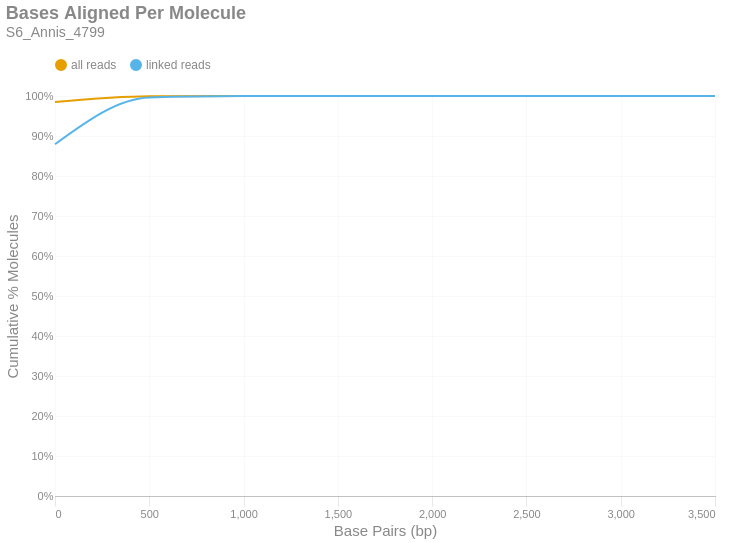

The notebook cell this image was saved under:
### Markdown cell above
### Bases Aligned Per Molecule
This is a cumulative frequency distribution showing the number of base pairs aligned per unique molecule. These data are shown in 500 bp bins. There are two distributions: one with `all reads` (yellow) and another with only `linked reads` (blue). The percent of molecules in the `linked reads` distribution is relative to the total number of linked molecules.

### Code cell
if SKIPLR:
    print_html(f"Skipped")
else:
    binned_df = consolidated_hist(valids['aligned_bp'], mask, 500, True)
    with SafeRender(binned_df):
        (
            density_plot(binned_df, 'Bases Aligned Per Molecule', samplename, 'basesper')
            .encode(
                x=alt.X('bin:Q', title="Base Pairs (bp)").axis(tickMinStep=500).scale(padding=0),
                y=alt.Y('value:Q', title='Cumulative % Molecules')
                    .axis(format='%')
                    .scale(domain = [0,1])
                    .stack(False),
                color=alt.Color("key:N").scale(domain = ["all reads", "linked reads"]),
                tooltip = [
                    alt.Tooltip("key:N", title = "Data Type"),
                    alt.Tooltip("range_label:N", title="Bases Aligned Per Molecule"),
                    alt.Tooltip("value:Q", format = ".2%", title="% Molecules (Cum.)")
                ]
            )
        ).display()

### Figure 1 — Vega-Lite specification as saved in the notebook (floating-point values rounded to 4 significant figures)
{"width": "container", "height": 400, "config": {"title": {"anchor": "start", "dy": -15, "fontSize": 18, "color": "#888888", "subtitleColor": "#888888", "subtitleFontSize": 14}, "arc": {"fill": "#0072B2"}, "axis": {"domainColor": "#888888", "domainWidth": 0.5, "gridWidth": 0.2, "grid": false, "titleFontWeight": 400, "titleFontSize": 15, "labelFontSize": 11, "labelColor": "#888888", "tickColor": "#888888", "tickWidth": 0.2, "titleColor": "#888888"}, "axisBand": {"grid": false}, "axisX": {"grid": true, "tickSize": 10, "domainCap": "round"}, "axisY": {"domain": false, "grid": true, "tickSize": 0, "domainCap": "round"}, "background": "transparent", "header": {"labelFontSize": 15, "labelColor": "#888888", "titleFontSize": 15, "titleFontWeight": 600, "titleColor": "#888888"}, "legend": {"labelFont": "sans-serif", "labelFontSize": 12, "labelColor": "#888888", "symbolSize": 100, "symbolType": "circle", "titleFontSize": 12, "titlePadding": 10, "titleColor": "#888888", "title": null, "orient": "top"}, "range": {"category": ["#E69F00", "#56B4E9", "#009E73", "#F0E442", "#0072B2", "#D55E00", "#CC79A7", "#000000"], "diverging": ["#cfe8f3", "#a2d4ec", "#73bfe2", "#46abdb", "#1696d2", "#12719e"]}, "area": {"fill": "#0072B2", "fillOpacity": 0.7, "line": true, "strokeOpacity": 0.7}, "line": {"color": "#0072B2", "stroke": "#0072B2", "strokeWidth": 2}, "trail": {"color": "#0072B2", "stroke": "#0072B2", "strokeWidth": 0, "size": 1}, "point": {"filled": true, "fillOpacity": 1.0, "size": 95}, "text": {"color": "#888888", "fontSize": 11, "align": "right", "fontWeight": 400, "size": 11}, "bar": {"fill": "#0072B2", "stroke": null}, "view": {"stroke": null, "continuousWidth": 660, "continuousHeight": 400}}, "data": {"name": "data-925157ba5eec05ae50e8cf0f8257e22b"}, "mark": {"type": "line", "interpolate": "monotone", "point": {"opacity": 0, "size": 275}}, "encoding": {"color": {"field": "key", "scale": {"domain": ["all reads", "linked reads"]}, "type": "nominal"}, "tooltip": [{"field": "key", "title": "Data Type", "type": "nominal"}, {"field": "range_label", "title": "Bases Aligned Per Molecule", "type": "nominal"}, {"field": "value", "format": ".2%", "title": "% Molecules (Cum.)", "type": "quantitative"}], "x": {"axis": {"tickMinStep": 500}, "field": "bin", "scale": {"padding": 0}, "title": "Base Pairs (bp)", "type": "quantitative"}, "y": {"axis": {"format": "%"}, "field": "value", "scale": {"domain": [0, 1]}, "stack": false, "title": "Cumulative % Molecules", "type": "quantitative"}}, "params": [{"name": "param_c36ac31b6afebe62", "select": {"type": "point", "fields": ["key"]}, "bind": "legend"}], "title": {"text": "Bases Aligned Per Molecule", "subtitle": "S6_Annis_4799"}, "transform": [{"fold": ["all reads (cumsum)", "linked reads (cumsum)"]}, {"calculate": "replace(datum.key, ' (cumsum)', '')", "as": "key"}, {"filter": {"param": "param_c36ac31b6afebe62"}}], "usermeta": {"embedOptions": {"downloadFileName": "S6_Annis_4799.basesper"}}, "$schema": "https://vega.github.io/schema/vega-lite/v6.1.0.json", "datasets": {"data-925157ba5eec05ae50e8cf0f8257e22b": [{"bin": "0.0", "interval": "0.0-500.0", "all reads": 0.985, "linked reads": 0.8795, "all reads (cumsum)": 0.985, "linked reads (cumsum)": 0.8795, "range_label": "0-499"}, {"bin": "500.0", "interval": "500.0-1000.0", "all reads": 0.01454, "linked reads": 0.1168, "all reads (cumsum)": 0.9996, "linked reads (cumsum)": 0.9963, "range_label": "500-999"}, {"bin": "1000.0", "interval": "1000.0-1500.0", "all reads": 0.0004209, "linked reads": 0.003491, "all reads (cumsum)": 1.0, "linked reads (cumsum)": 0.9998, "range_label": "1000-1499"}, {"bin": "1500.0", "interval": "1500.0-2000.0", "all reads": 2.193e-05, "linked reads": 0.0001903, "all reads (cumsum)": 1.0, "linked reads (cumsum)": 1.0, "range_label": "1500-1999"}, {"bin": "2000.0", "interval": "2000.0-2500.0", "all reads": 3.491e-06, "linked reads": 3.106e-05, "all reads (cumsum)": 1.0, "linked reads (cumsum)": 1.0, "range_label": "2000-2499"}, {"bin": "2500.0", "interval": "2500.0-3000.0", "all reads": 2.182e-07, "linked reads": 1.941e-06, "all reads (cumsum)": 1.0, "linked reads (cumsum)": 1.0, "range_label": "2500-2999"}, {"bin": "3000.0", "interval": "3000.0-3500.0", "all reads": 0.0, "linked reads": 0.0, "all reads (cumsum)": 1.0, "linked reads (cumsum)": 1.0, "range_label": "3000-3499"}, {"bin": "3500.0", "interval": "3500.0-4000.0", "all reads": 1.091e-07, "linked reads": 9.707e-07, "all reads (cumsum)": 1.0, "linked reads (cumsum)": 1.0, "range_label": "3500-3999"}]}}
